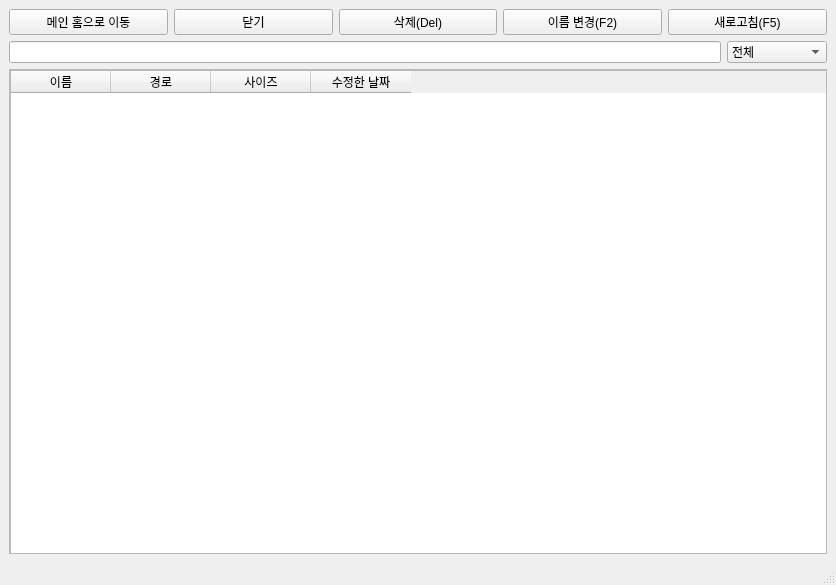
<?xml version="1.0" encoding="UTF-8"?>
<ui version="4.0">
 <class>MainWindow</class>
 <widget class="QMainWindow" name="MainWindow">
  <property name="geometry">
   <rect>
    <x>0</x>
    <y>0</y>
    <width>836</width>
    <height>585</height>
   </rect>
  </property>
  <property name="windowTitle">
   <string>MainWindow</string>
  </property>
  <property name="styleSheet">
   <string notr="true"/>
  </property>
  <widget class="QWidget" name="centralwidget">
   <layout class="QVBoxLayout" name="verticalLayout">
    <item>
     <layout class="QHBoxLayout" name="horizontalLayout_2">
      <item>
       <widget class="QPushButton" name="Btn_home">
        <property name="text">
         <string>메인 홈으로 이동</string>
        </property>
       </widget>
      </item>
      <item>
       <widget class="QPushButton" name="Btn_close">
        <property name="text">
         <string>닫기</string>
        </property>
       </widget>
      </item>
      <item>
       <widget class="QPushButton" name="Btn_delete">
        <property name="text">
         <string>삭제(Del)</string>
        </property>
       </widget>
      </item>
      <item>
       <widget class="QPushButton" name="Btn_f2">
        <property name="text">
         <string>이름 변경(F2)</string>
        </property>
       </widget>
      </item>
      <item>
       <widget class="QPushButton" name="Btn_refresh">
        <property name="text">
         <string>새로고침(F5)</string>
        </property>
       </widget>
      </item>
     </layout>
    </item>
    <item>
     <layout class="QHBoxLayout" name="horizontalLayout">
      <item>
       <widget class="QLineEdit" name="lineEdit">
        <property name="styleSheet">
         <string notr="true"/>
        </property>
       </widget>
      </item>
      <item>
       <widget class="QComboBox" name="comboBox">
        <property name="minimumSize">
         <size>
          <width>100</width>
          <height>22</height>
         </size>
        </property>
        <property name="maximumSize">
         <size>
          <width>150</width>
          <height>22</height>
         </size>
        </property>
        <item>
         <property name="text">
          <string>전체</string>
         </property>
        </item>
        <item>
         <property name="text">
          <string>폴더</string>
         </property>
        </item>
        <item>
         <property name="text">
          <string>문서</string>
         </property>
        </item>
        <item>
         <property name="text">
          <string>실행파일</string>
         </property>
        </item>
       </widget>
      </item>
     </layout>
    </item>
    <item>
     <widget class="QScrollArea" name="scrollArea_2">
      <property name="styleSheet">
       <string notr="true"/>
      </property>
      <property name="widgetResizable">
       <bool>true</bool>
      </property>
      <widget class="QWidget" name="scrollAreaWidgetContents_2">
       <property name="geometry">
        <rect>
         <x>0</x>
         <y>0</y>
         <width>816</width>
         <height>482</height>
        </rect>
       </property>
       <widget class="QTableWidget" name="tableWidget">
        <property name="enabled">
         <bool>true</bool>
        </property>
        <property name="geometry">
         <rect>
          <x>0</x>
          <y>0</y>
          <width>1200</width>
          <height>1200</height>
         </rect>
        </property>
        <property name="sizePolicy">
         <sizepolicy hsizetype="Expanding" vsizetype="Expanding">
          <horstretch>0</horstretch>
          <verstretch>0</verstretch>
         </sizepolicy>
        </property>
        <property name="minimumSize">
         <size>
          <width>1200</width>
          <height>1200</height>
         </size>
        </property>
        <property name="sizeIncrement">
         <size>
          <width>0</width>
          <height>0</height>
         </size>
        </property>
        <property name="mouseTracking">
         <bool>false</bool>
        </property>
        <column>
         <property name="text">
          <string>이름</string>
         </property>
        </column>
        <column>
         <property name="text">
          <string>경로</string>
         </property>
        </column>
        <column>
         <property name="text">
          <string>사이즈</string>
         </property>
        </column>
        <column>
         <property name="text">
          <string>수정한 날짜</string>
         </property>
        </column>
       </widget>
      </widget>
     </widget>
    </item>
   </layout>
  </widget>
  <widget class="QStatusBar" name="statusbar"/>
 </widget>
 <resources/>
 <connections/>
</ui>
